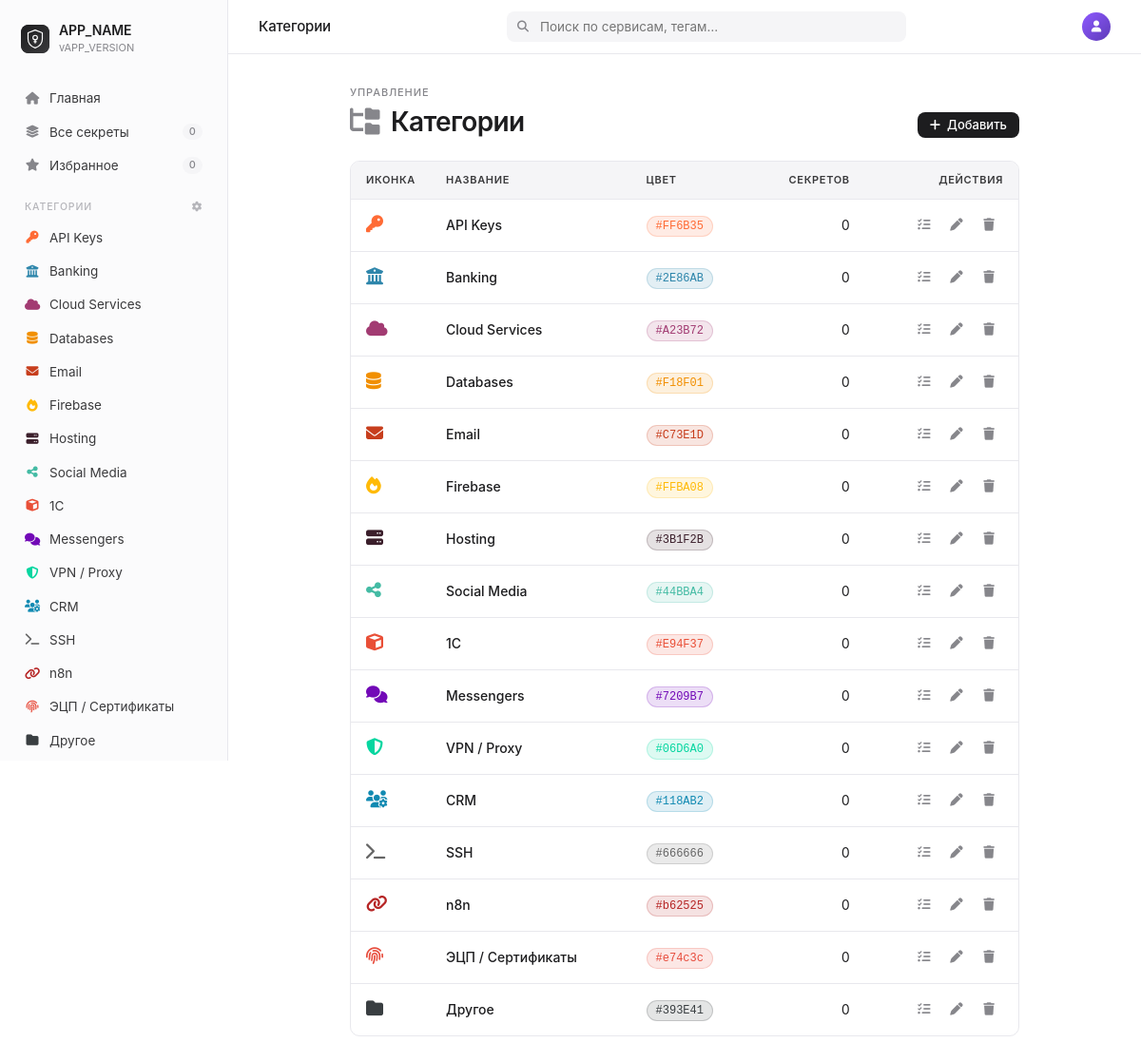
The page /pages/categories.php (signed in) on the database its author committed.
### tables this page shows
CREATE TABLE IF NOT EXISTS `categories` (
    `id` INT UNSIGNED NOT NULL AUTO_INCREMENT PRIMARY KEY,
    `name` VARCHAR(100) NOT NULL,
    `icon` VARCHAR(50) NULL,
    `color` VARCHAR(7) NULL,
    `sort_order` INT NOT NULL DEFAULT 0,
    `created_at` DATETIME NOT NULL DEFAULT CURRENT_TIMESTAMP,
    UNIQUE KEY `uk_name` (`name`)
);

### bootstrap.php (called while the page is built, shortened)
<?php
spl_autoload_register(function ($className) {
    $file = __DIR__ . '/classes/' . $className . '.php';
});

### classes/Database.php (called while the page is built, shortened)
<?php
class Database {
    private static ?Database $instance = null;
    private PDO $pdo;
    private function __construct() {
        $dsn = 'mysql:host=' . DB_HOST . ';dbname=' . DB_NAME . ';charset=utf8mb4';
        $this->pdo = new PDO($dsn, DB_USER, DB_PASS, [
            PDO::ATTR_ERRMODE            => PDO::ERRMODE_EXCEPTION,
            PDO::ATTR_DEFAULT_FETCH_MODE => PDO::FETCH_ASSOC,
            PDO::ATTR_EMULATE_PREPARES   => false,
        ]);
    }
    public static function getInstance(): self {
        if (self::$instance === null) {
            self::$instance = new self();
        }
        return self::$instance;
    }
    public function query(string $sql, array $params = []): PDOStatement {
        $stmt = $this->pdo->prepare($sql);
        $stmt->execute($params);
        return $stmt;
    }
    public function fetchAll(string $sql, array $params = []): array {
        return $this->query($sql, $params)->fetchAll();
    }
    public function fetchColumn(string $sql, array $params = []): mixed {
        return $this->query($sql, $params)->fetchColumn();
    }
}

### classes/CategoryService.php (called while the page is built, shortened)
<?php
class CategoryService {
    private Database $db;
    public function __construct() {
        $this->db = Database::getInstance();
    }
    public function getAll(): array {
        return $this->db->fetchAll("
            SELECT c.*,
                   (SELECT COUNT(*) FROM secrets s WHERE s.category_id = c.id) AS secret_count
            FROM categories c
            ORDER BY c.sort_order, c.name
        ");
    }
}

### classes/SecretService.php (called while the page is built, shortened)
<?php
class SecretService {
    private Database $db;
    public function __construct() {
        $this->db = Database::getInstance();
    }
    public function getStats(): array {
        return [
            'total' => (int)$this->db->fetchColumn("SELECT COUNT(*) FROM secrets"),
            'favorites' => (int)$this->db->fetchColumn("SELECT COUNT(*) FROM secrets WHERE is_favorite = 1"),
            'fields' => (int)$this->db->fetchColumn("SELECT COUNT(*) FROM secret_fields"),
            'categories_used' => (int)$this->db->fetchColumn("SELECT COUNT(DISTINCT category_id) FROM secrets WHERE category_id IS NOT NULL"),
            'total_views' => (int)$this->db->fetchColumn("SELECT COALESCE(SUM(view_count), 0) FROM secrets"),
        ];
    }
}

### pages/categories.php (the view, shortened to what this page needs)
<?php
require_once __DIR__ . '/../bootstrap.php';
$categoryService = new CategoryService();
$secretService = new SecretService();
$categories = $categoryService->getAll();
$stats = $secretService->getStats();
$pageTitle = 'Категории';
?>
<div class="am-page-head">
    <div class="am-page-head-text">
        <div class="am-eyebrow">Управление</div>
        <h1 class="am-h1"><i class="fas fa-folder-tree am-muted"></i> Категории</h1>
    </div>
    <div class="am-page-head-actions">
        <button class="am-btn am-btn-primary am-btn-sm" type="button"
                data-am-modal-open="categoryModal" onclick="resetCategoryForm()">
            <i class="fas fa-plus"></i> Добавить
        </button>
    </div>
</div>
<div class="am-table-wrap">
    <table class="am-table">
        <thead>
            <tr>
                <th class="am-td-shrink">Иконка</th>
                <th>Название</th>
                <th>Цвет</th>
                <th class="am-td-num">Секретов</th>
                <th class="am-td-actions">Действия</th>
            </tr>
        </thead>
        <tbody>
            <?php foreach ($categories as $cat): ?>
                <tr>
                    <td class="am-td-shrink">
                        <i class="fas <?= htmlspecialchars($cat['icon'] ?? 'fa-folder') ?>"
                           style="color: <?= htmlspecialchars($cat['color'] ?? 'var(--am-text-3)') ?>; font-size: 18px;"></i>
                    </td>
                    <td class="am-fw-500"><?= htmlspecialchars($cat['name']) ?></td>
                    <td>
                        <?php if ($cat['color']): ?>
                            <span class="am-chip am-mono"
                                  style="background:<?= htmlspecialchars($cat['color']) ?>22;color:<?= htmlspecialchars($cat['color']) ?>;border-color:<?= htmlspecialchars($cat['color']) ?>33;">
                                <?= htmlspecialchars($cat['color']) ?>
                            </span>
                        <?php else: ?>
                            <span class="am-muted">—</span>
                        <?php endif; ?>
                    </td>
                    <td class="am-td-num"><?= (int)$cat['secret_count'] ?></td>
                    <td class="am-td-actions">
                        <span class="am-btn-group">
                            <button class="am-icon-btn is-info" type="button" title="Шаблон полей"
                                    onclick="editTemplates(<?= $cat['id'] ?>, '<?= htmlspecialchars($cat['name'], ENT_QUOTES) ?>')">
                                <i class="fas fa-list-check"></i>
                            </button>
                            <button class="am-icon-btn is-warning" type="button" title="Редактировать"
                                    onclick="editCategory(<?= htmlspecialchars(json_encode($cat), ENT_QUOTES) ?>)">
                                <i class="fas fa-pen"></i>
                            </button>
                            <?php if ($cat['secret_count'] == 0): ?>
                                <form method="POST" style="display:inline;"
                                      onsubmit="return confirm('Удалить категорию?')">
                                    <button type="submit" class="am-icon-btn is-danger" title="Удалить">
                                        <i class="fas fa-trash"></i>
                                    </button>
                                </form>
                            <?php endif; ?>
                        </span>
                    </td>
                </tr>
            <?php endforeach; ?>
        </tbody>
    </table>
</div>
<?php
$content = ob_get_clean();
include __DIR__ . '/../templates/layout.php';

### templates/layout.php (shortened to what this page needs)
<?php
$currentScript = basename($_SERVER['SCRIPT_NAME']);
$currentCatId  = isset($_GET['cat']) ? (int)$_GET['cat'] : null;
$isFavView     = !empty($_GET['fav']);
$isAllSecrets  = $currentScript === 'index.php' && !$currentCatId && !$isFavView;
?>
<!DOCTYPE html>
<html lang="ru">
<head>
    <link href="https://cdnjs.cloudflare.com/ajax/libs/font-awesome/6.4.2/css/all.min.css" rel="stylesheet">
    <link href="/local_secrets/assets/css/app.css?v=<?= APP_VERSION ?>" rel="stylesheet">
</head>
<body>
    <div class="am-shell">
        <aside class="am-sidebar" id="amSidebar">
            <a href="/local_secrets/pages/dashboard.php" class="am-brand">
                <img class="am-brand-mark" src="/local_secrets/assets/favicon.svg" alt="<?= APP_NAME ?>">
                <div>
                    <div class="am-brand-name"><?= APP_NAME ?></div>
                    <div class="am-brand-sub">v<?= APP_VERSION ?></div>
                </div>
            </a>
            <nav class="am-nav">
                <a class="am-nav-item <?= $currentScript === 'dashboard.php' ? 'is-active' : '' ?>"
                   href="/local_secrets/pages/dashboard.php">
                    <i class="fas fa-house"></i>
                    <span class="am-nav-label">Главная</span>
                </a>
                <a class="am-nav-item <?= $isAllSecrets ? 'is-active' : '' ?>"
                   href="/local_secrets/index.php">
                    <i class="fas fa-layer-group"></i>
                    <span class="am-nav-label">Все секреты</span>
                    <?php if (isset($stats['total'])): ?>
                        <span class="am-nav-badge"><?= (int)$stats['total'] ?></span>
                    <?php endif; ?>
                </a>
                <a class="am-nav-item <?= $isFavView ? 'is-active' : '' ?>"
                   href="/local_secrets/index.php?fav=1">
                    <i class="fas fa-star"></i>
                    <span class="am-nav-label">Избранное</span>
                    <?php if (isset($stats['favorites'])): ?>
                        <span class="am-nav-badge"><?= (int)$stats['favorites'] ?></span>
                    <?php endif; ?>
                </a>
                <div class="am-nav-section">
                    <span>Категории</span>
                    <a href="/local_secrets/pages/categories.php" title="Управление категориями">
                        <i class="fas fa-gear"></i>
                    </a>
                </div>
                <?php if (!empty($categories)): ?>
                    <?php foreach ($categories as $cat): ?>
                        <a class="am-nav-item <?= $currentCatId === (int)$cat['id'] ? 'is-active' : '' ?>"
                           href="/local_secrets/index.php?cat=<?= (int)$cat['id'] ?>">
                            <i class="fas <?= htmlspecialchars($cat['icon'] ?? 'fa-folder') ?>"
                               style="color: <?= htmlspecialchars($cat['color'] ?? 'var(--am-text-3)') ?>"></i>
                            <span class="am-nav-label"><?= htmlspecialchars($cat['name']) ?></span>
                        </a>
                    <?php endforeach; ?>
                <?php endif; ?>
                <div class="am-nav-section"><span>Действия</span></div>
            </nav>
        </aside>
        <div class="am-main">
            <?php include __DIR__ . '/header.php'; ?>
            <div class="am-content">
                <?= $content ?? '' ?>
            </div>
        </div>
    </div>
</body>
</html>

### templates/header.php (shortened to what this page needs)
<header class="am-header">
    <h1 class="am-header-title"><?= htmlspecialchars($pageTitle ?? APP_NAME) ?></h1>
    <div class="am-search-wrap">
        <input type="text" class="am-search-input" id="globalSearch"
               placeholder="Поиск по сервисам, тегам…"
               autocomplete="off" spellcheck="false">
    </div>
    <div class="am-header-actions">
        <div class="am-avatar-wrap">
            <button class="am-avatar" type="button"
                    data-am-dropdown-toggle="amUserDropdown"
                    title="Меню пользователя">
                <i class="fas fa-user"></i>
            </button>
        </div>
    </div>
</header>

### rows shown on the page
categories: name "API Keys", color "#FF6B35", secret_count "0"
categories: name "Banking", color "#2E86AB", secret_count "0"
categories: name "Cloud Services", color "#A23B72", secret_count "0"
categories: name "Databases", color "#F18F01", secret_count "0"
categories: name "Email", color "#C73E1D", secret_count "0"
categories: name "Firebase", color "#FFBA08", secret_count "0"
categories: name "Hosting", color "#3B1F2B", secret_count "0"
categories: name "Social Media", color "#44BBA4", secret_count "0"
categories: name "1С", color "#E94F37", secret_count "0"
categories: name "Messengers", color "#7209B7", secret_count "0"
categories: name "VPN / Proxy", color "#06D6A0", secret_count "0"
categories: name "CRM", color "#118AB2", secret_count "0"
categories: name "SSH", color "#666666", secret_count "0"
categories: name "n8n", color "#b62525", secret_count "0"
categories: name "ЭЦП / Сертификаты", color "#e74c3c", secret_count "0"
categories: name "Другое", color "#393E41", secret_count "0"

### other values the page prints
APP_NAME "APP_NAME"
APP_VERSION "APP_VERSION"
$stats['total'] "0"
$stats['favorites'] "0"
$pageTitle "Категории"
